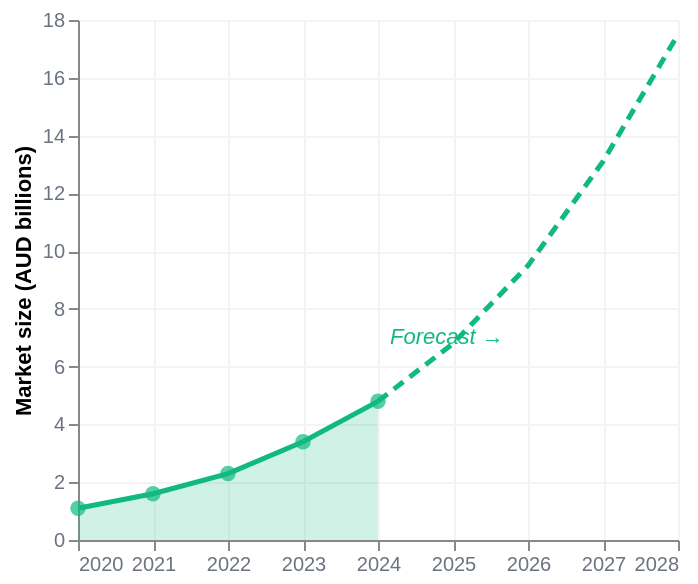

This figure's Vega-Lite source:
### Vega-Lite specification from a JSON file in a GitHub repository (floating-point values rounded to 4 significant figures)
{"$schema": "https://vega.github.io/schema/vega-lite/v5.json", "description": "Australian AI market size actual and forecast 2020-2028 (AUD billions) - IBRS/Gartner", "width": "container", "height": 260, "layer": [{"data": {"values": [{"year": 2020, "value": 1.1, "type": "Actual"}, {"year": 2021, "value": 1.6, "type": "Actual"}, {"year": 2022, "value": 2.3, "type": "Actual"}, {"year": 2023, "value": 3.4, "type": "Actual"}, {"year": 2024, "value": 4.8, "type": "Actual"}]}, "layer": [{"mark": {"type": "area", "opacity": 0.2, "color": "#10B981"}, "encoding": {"x": {"field": "year", "type": "quantitative", "axis": {"format": "d", "title": null, "labelColor": "#6B7280", "gridColor": "#F3F4F6"}}, "y": {"field": "value", "type": "quantitative", "axis": {"title": "Market size (AUD billions)", "labelColor": "#6B7280", "gridColor": "#F3F4F6"}, "scale": {"domain": [0, 18]}}}}, {"mark": {"type": "line", "strokeWidth": 2.5, "color": "#10B981"}, "encoding": {"x": {"field": "year", "type": "quantitative"}, "y": {"field": "value", "type": "quantitative"}}}, {"mark": {"type": "point", "filled": true, "size": 60, "color": "#10B981"}, "encoding": {"x": {"field": "year", "type": "quantitative"}, "y": {"field": "value", "type": "quantitative"}, "tooltip": [{"field": "year", "type": "quantitative", "title": "Year"}, {"field": "value", "type": "quantitative", "title": "Market size (AUD B)", "format": ".1f"}, {"field": "type", "type": "nominal", "title": "Type"}]}}]}, {"data": {"values": [{"year": 2024, "value": 4.8, "type": "Forecast"}, {"year": 2025, "value": 6.8, "type": "Forecast"}, {"year": 2026, "value": 9.5, "type": "Forecast"}, {"year": 2027, "value": 13.1, "type": "Forecast"}, {"year": 2028, "value": 17.5, "type": "Forecast"}]}, "mark": {"type": "line", "strokeWidth": 2.5, "strokeDash": [6, 4], "color": "#10B981"}, "encoding": {"x": {"field": "year", "type": "quantitative"}, "y": {"field": "value", "type": "quantitative"}, "tooltip": [{"field": "year", "type": "quantitative", "title": "Year"}, {"field": "value", "type": "quantitative", "title": "Market size (AUD B)", "format": ".1f"}, {"field": "type", "type": "nominal", "title": "Type"}]}}, {"data": {"values": [{"year": 2024, "label": "Forecast →", "value": 7}]}, "mark": {"type": "text", "align": "left", "dx": 6, "fontSize": 11, "color": "#10B981", "fontStyle": "italic"}, "encoding": {"x": {"field": "year", "type": "quantitative"}, "y": {"field": "value", "type": "quantitative"}, "text": {"field": "label"}}}], "config": {"background": "transparent", "view": {"stroke": null}, "font": "DM Sans, sans-serif"}}
